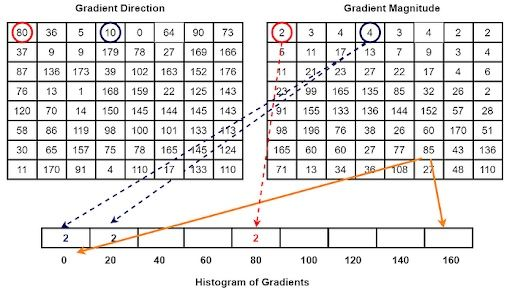
%> input picture images/HOGmethod.png, 512 x 290 px
$ octave --eval "result = gradient(rgb2gray(imread('../images/HOGmethod.png')));"   (GNU Octave 9; MATLAB toolbox functions it lacks are replaced by stand-ins)
%> lines starting %> are read from the running program, lines starting %| are printed output that depends on the picture
% Fonction qui calcul le gradient d'une image
% Retourne Or, Grad

function [Or, Grad] = gradient(I)
    hy = [1 0 -1];
    hx = [1 0 -1].';

    val = 0.15;

    % Ajouter un padding al'image pour gerer les bords
    padSize = 1;
    I_padded = padarray(I, [padSize, padSize], 'replicate');
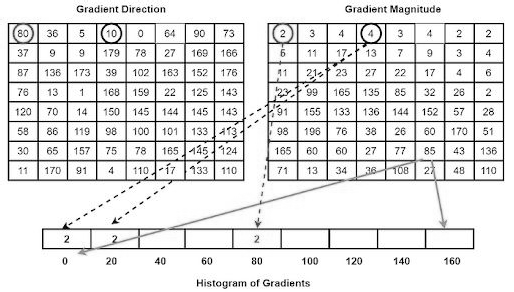
%> I_padded: size 292x514 uint8; min 0, max 255, mean 227.7

    % Calculer les gradients
    GradE = conv2(I_padded, hy, 'same');
    GradN = conv2(I_padded, hx, 'same');

    % Enlever le padding
    GradE = GradE(padSize+1:end-padSize, padSize+1:end-padSize);
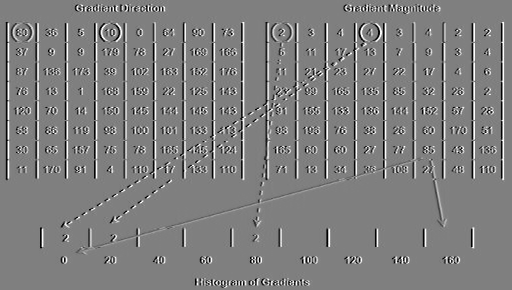
%> GradE: size 290x512 double; min -255, max 255, mean 0; drawn with min black and max white
    GradN = GradN(padSize+1:end-padSize, padSize+1:end-padSize);
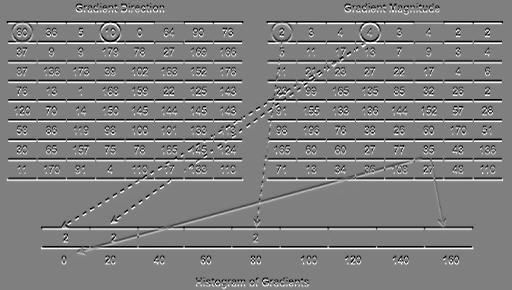
%> GradN: size 290x512 double; min -255, max 255, mean 0; mean of the top-left, top-right, bottom-left and bottom-right quarters -0.2, -0.2, 0.2, 0.2; drawn with min black and max white

    % Magnitude du gradient
    Grad_sqrt = sqrt(GradE.^2 + GradN.^2);
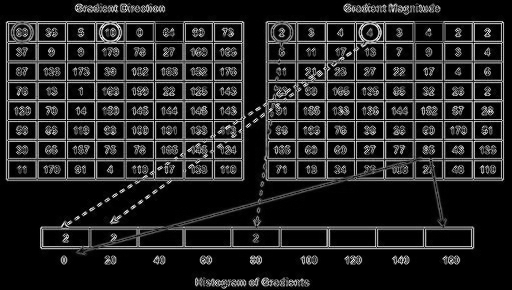
%> Grad_sqrt: size 290x512 double; min 0, max 359.9, mean 50.7; drawn with min black and max white

    % Orientation du gradient
    Or = atan2(GradN, GradE);
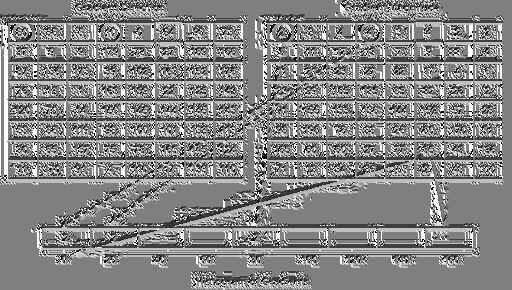
%> Or: size 290x512 double; min -3.14, max 3.14, mean 0.182; drawn with min black and max white

    % Normaliser La Magnitude
    Grad = Grad_sqrt / max(Grad_sqrt(:));

    % Normaliser l'orientation
    Or = Or / (2 * pi) + 0.5;
    Or(Grad < val) = 0;
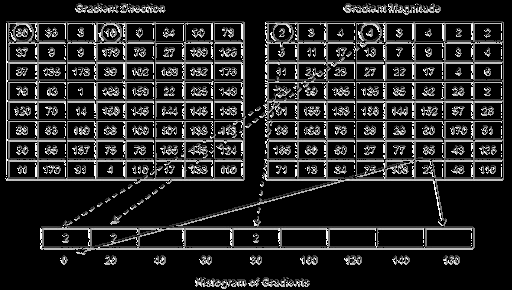
%> Or: size 290x512 double; min 0, max 1, mean 0.15

    % Afficher
    montage({Grad, Or});
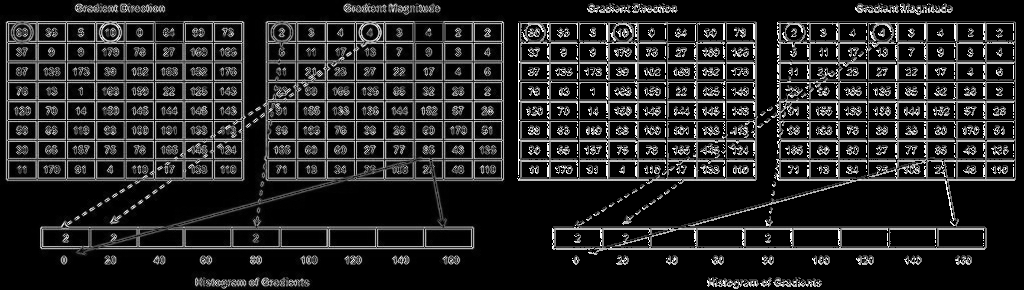
%> displayed picture: size 290x1024, on the screen's scale of 0 to 255; min 0, max 255, mean 37.1


end

$ run again, on images/methodology.png
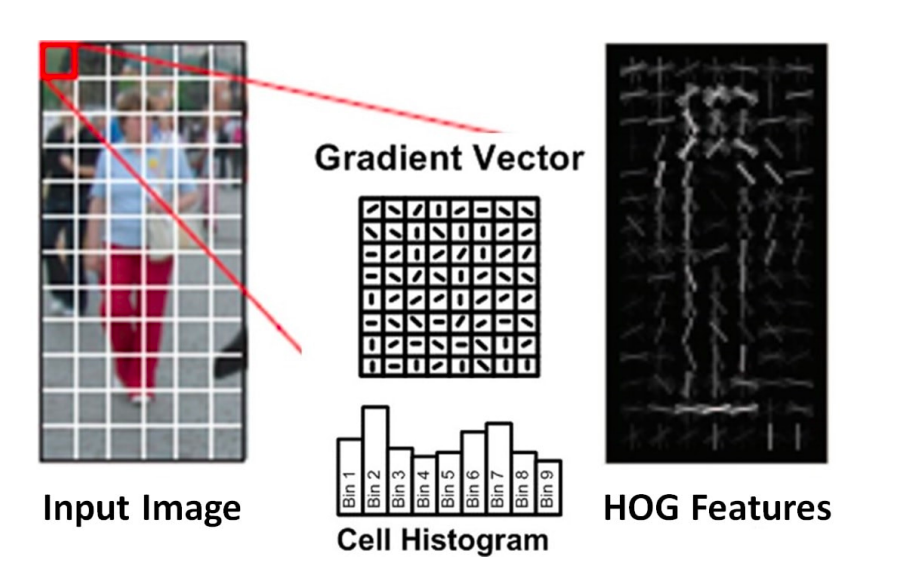
%> input picture images/methodology.png, 907 x 582 px
%> in gradient, `Or(Grad < val) = 0;`:
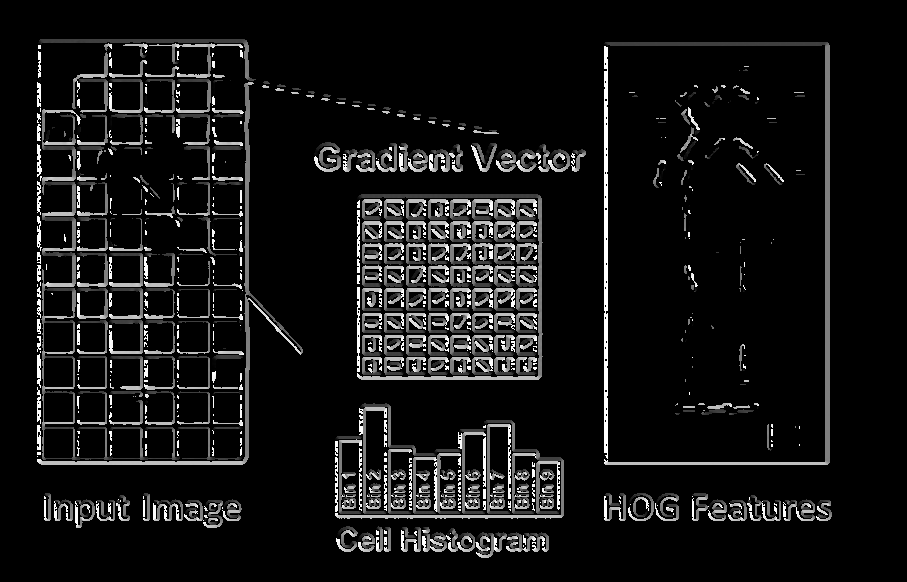
%> Or: size 582x907 double; min 0, max 1, mean 0.0782
%> in gradient, `montage({Grad, Or});`:
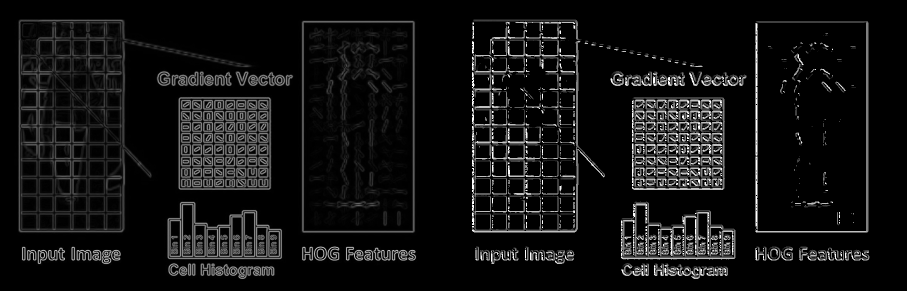
%> displayed picture: size 582x1814, on the screen's scale of 0 to 255 (shown at 1/2 size); min 0, max 255, mean 18.2
